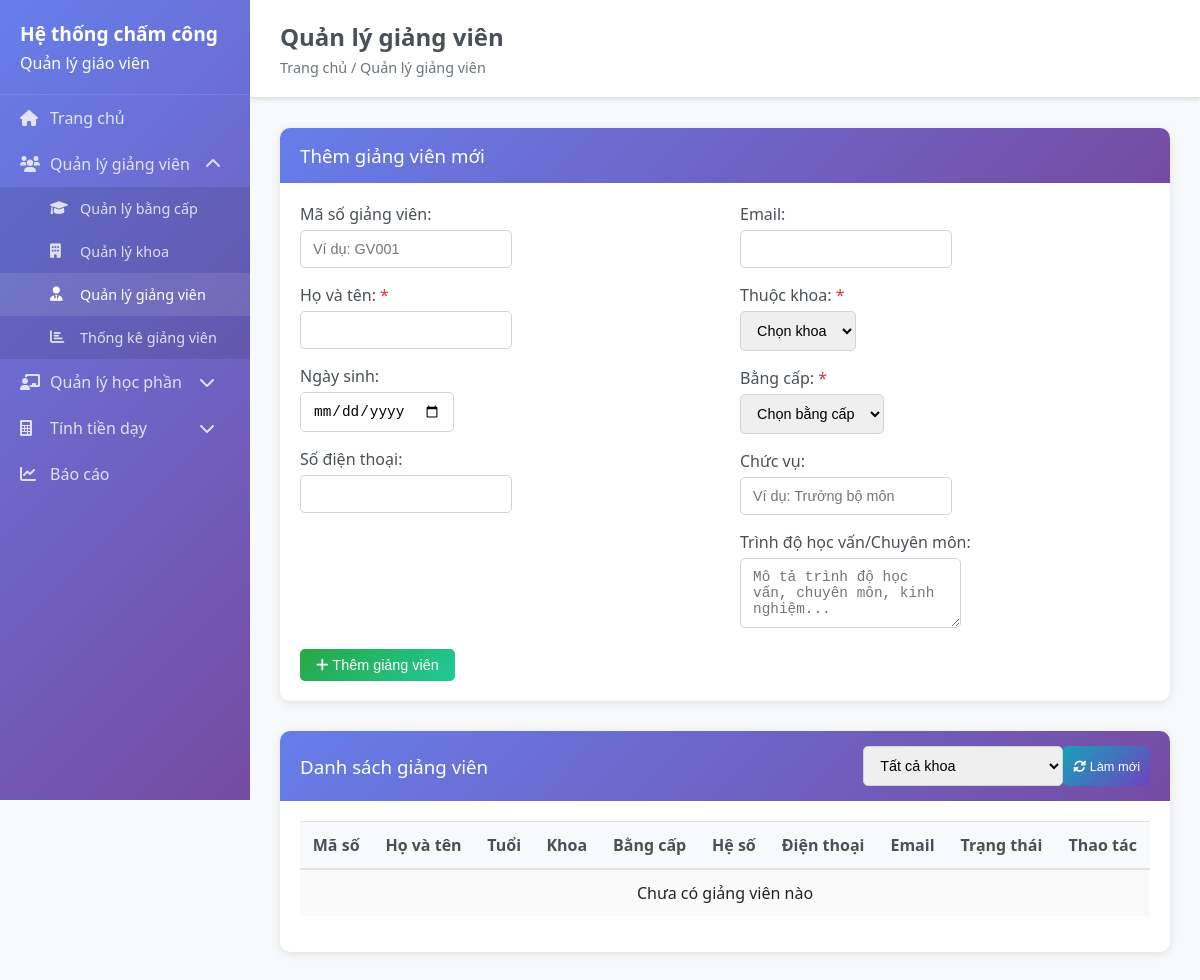
Before: /teachers with the older database file.
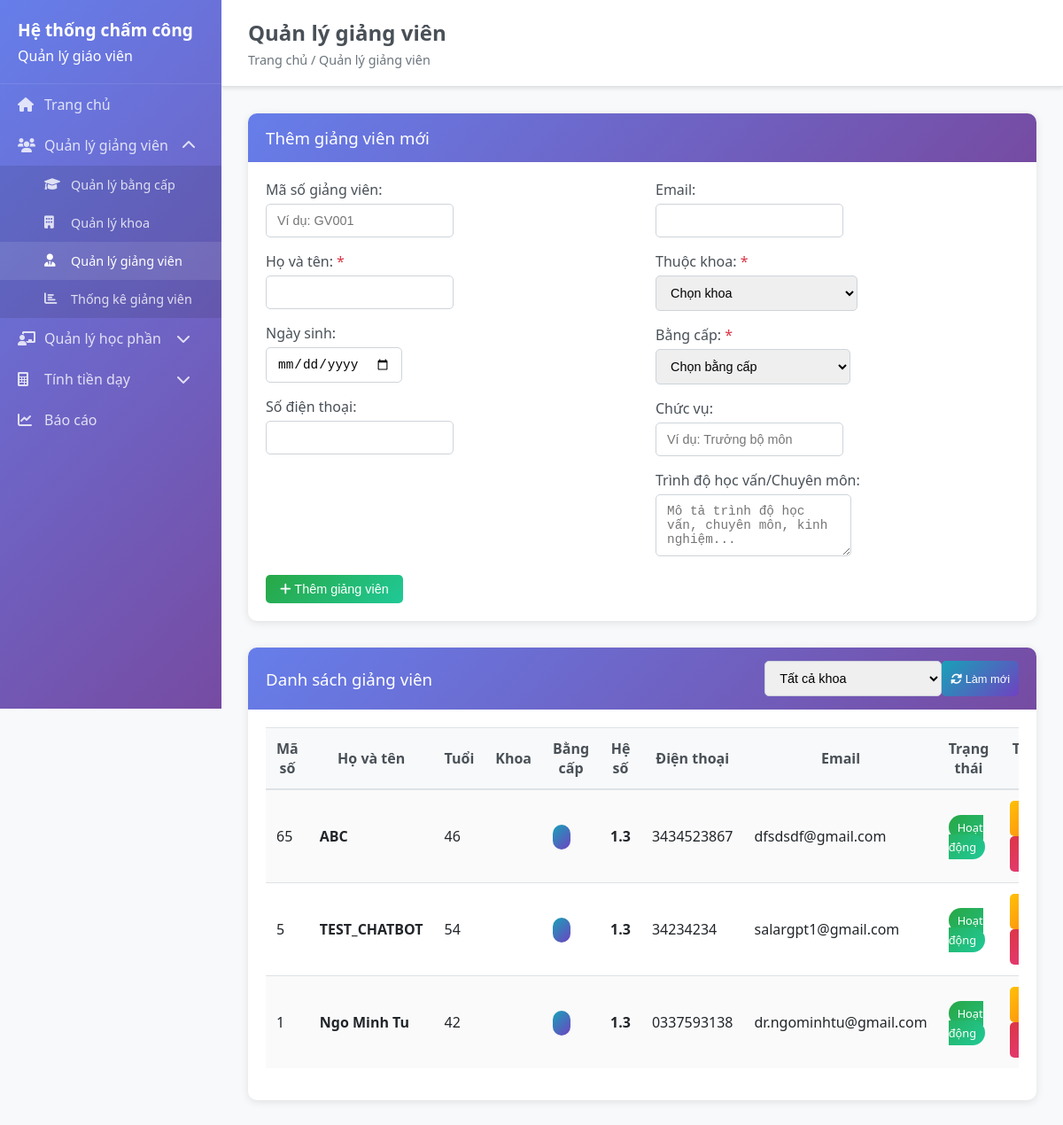
After: the same page with the newer database file.
### backend/models/teacher.py (models this page shows, shortened)
class Teacher(BaseModel):
    __tablename__ = 'teachers'
    employee_code = db.Column(db.String(20), unique=True, nullable=True)
    name = db.Column(db.String(100), nullable=False)
    phone = db.Column(db.String(15), nullable=True)
    email = db.Column(db.String(100), unique=True, nullable=True)
    department = db.Column(db.String(100), nullable=True)
    degree_level = db.Column(db.String(20), default='dai_hoc')
    birth_date = db.Column(db.Date, nullable=True)
    department_id = db.Column(db.Integer, db.ForeignKey('departments.id'), nullable=True, default=1)
    degree_id = db.Column(db.Integer, db.ForeignKey('degrees.id'), nullable=True, default=1)
    position = db.Column(db.String(100), nullable=True)
    qualifications = db.Column(db.String(200), nullable=True)
    academic_rank = db.Column(db.String(50), nullable=True)
    employee_type = db.Column(db.String(20), default='lecturer')
    base_salary = db.Column(db.Numeric(12, 2), default=0)
    hourly_rate = db.Column(db.Numeric(10, 2), default=100000)
    teacher_coefficient = db.Column(db.Numeric(3, 2), default=1.3)
    teacher_coefficient_override = db.Column(db.Numeric(3, 2), nullable=True)
    is_active = db.Column(db.Boolean, default=True)
    hire_date = db.Column(db.DateTime, nullable=True)
    @property
    def effective_teacher_coefficient(self):
        if self.teacher_coefficient_override:
            return float(self.teacher_coefficient_override)
        elif self.teacher_coefficient:
            return float(self.teacher_coefficient)
        else:
            return 1.3
    @property
    def age(self):
        if self.birth_date:
            today = datetime.now().date()
            return today.year - self.birth_date.year - ((today.month, today.day) < (self.birth_date.month, self.birth_date.day))
        return None

### backend/app.py (the view)
@app.route('/teachers')
def teachers():
    try:
        print("=== Loading Teachers Page ===")
        print(f"Degree in globals: {'Degree' in globals()}")
        print(f"Department in globals: {'Department' in globals()}")
        print(f"Teacher in globals: {'Teacher' in globals()}")
        teachers_list = []
        departments_list = []
        degrees_list = []
        try:
            from models.teacher import Teacher as TeacherModel
            teachers_list = TeacherModel.query.filter_by(is_active=True).order_by(TeacherModel.created_at.desc()).all()
            print(f"✓ Found {len(teachers_list)} teachers")
        except Exception as e:
            print(f"✗ Error loading teachers: {e}")
        try:
            from models.Department import Department as DepartmentModel
            departments_list = DepartmentModel.query.filter_by(is_active=True).order_by(DepartmentModel.name).all()
            print(f"✓ Found {len(departments_list)} departments:")
            for dept in departments_list:
                print(f"   - ID: {dept.id}, Name: {dept.name}, Code: {dept.code}")
        except Exception as e:
            print(f"✗ Error loading departments: {e}")
            import traceback
            traceback.print_exc()
        try:
            from models.degree import Degree as DegreeModel
            degrees_list = DegreeModel.query.filter_by(is_active=True).order_by(DegreeModel.coefficient).all()
            print(f"✓ Found {len(degrees_list)} degrees:")
            for degree in degrees_list:
                print(f"   - ID: {degree.id}, Name: {degree.name}, Coeff: {degree.coefficient}")
        except Exception as e:
            print(f"✗ Error loading degrees: {e}")
            import traceback
            traceback.print_exc()
        print(f"=== Rendering with {len(teachers_list)} teachers, {len(departments_list)} departments, {len(degrees_list)} degrees ===")
        return render_template('teachers.html',
                             teachers=teachers_list,
                             departments=departments_list,
                             degrees=degrees_list)
    except Exception as e:
        print(f"✗ Error in teachers route: {e}")
        import traceback
        traceback.print_exc()
        return render_template('teachers.html', teachers=[], departments=[], degrees=[])

### frontend/templates/teachers.html (shortened to what the changed rows need)
<!DOCTYPE html>
<html lang="en">
<head>
    <link rel="stylesheet" href="{{ url_for('static', filename='css/style.css') }}">
</head>
<body>
    {% extends "base.html" %}
    {% block page_title %}Quản lý giảng viên{% endblock %}
    {% block content %}
    <div class="card">
        <div class="card-body">
            <div class="table-responsive">
                <table class="table table-striped" id="teachers-table">
                    <thead>
                        <tr>
                            <th>Mã số</th>
                            <th>Họ và tên</th>
                            <th>Tuổi</th>
                            <th>Khoa</th>
                            <th>Bằng cấp</th>
                            <th>Hệ số</th>
                            <th>Điện thoại</th>
                            <th>Email</th>
                            <th>Trạng thái</th>
                            <th>Thao tác</th>
                        </tr>
                    </thead>
                    <tbody>
                        {% for teacher in teachers %}
                        <tr>
                            <td>{{ teacher.employee_code or '-' }}</td>
                            <td><strong>{{ teacher.name }}</strong></td>
                            <td>{{ teacher.age or '-' }}</td>
                            <td>{{ teacher.department_abbreviation }}</td>
                            <td><span class="badge badge-info">{{ teacher.degree_abbreviation }}</span></td>
                            <td><strong>{{ "%.1f"|format(teacher.effective_teacher_coefficient) }}</strong></td>
                            <td>{{ teacher.phone or '-' }}</td>
                            <td>{{ teacher.email or '-' }}</td>
                            <td>
                                <span class="badge badge-{{ 'success' if teacher.is_active else 'secondary' }}">
                                    {{ 'Hoạt động' if teacher.is_active else 'Ngưng' }}
                                </span>
                            </td>
                            <td>
                                <button class="btn btn-warning btn-sm" onclick="editTeacher({{ teacher.id }})">
                                </button>
                                <button class="btn btn-danger btn-sm" onclick="deleteTeacher({{ teacher.id }})">
                                </button>
                            </td>
                        </tr>
                        {% else %}
                        <tr>
                            <td colspan="10" class="text-center">Chưa có giảng viên nào</td>
                        </tr>
                        {% endfor %}
                    </tbody>
                </table>
            </div>
        </div>
    </div>
    {% endblock %}

Changed rows visible on the page:
added Teacher: employee_code "65", name "ABC", birth_date "46", effective_teacher_coefficient "1.3", phone "3434523867", email "dfsdsdf@gmail.com", is_active "Hoạt động"
added Teacher: employee_code "5", name "TEST_CHATBOT", birth_date "54", effective_teacher_coefficient "1.3", phone "34234234", email "salargpt1@gmail.com", is_active "Hoạt động"
added Teacher: employee_code "1", name "Ngo Minh Tu", birth_date "42", effective_teacher_coefficient "1.3", phone "0337593138", email "dr.ngominhtu@gmail.com", is_active "Hoạt động"
Other visible differences:
text no longer shown: "Chưa có giảng viên nào"
